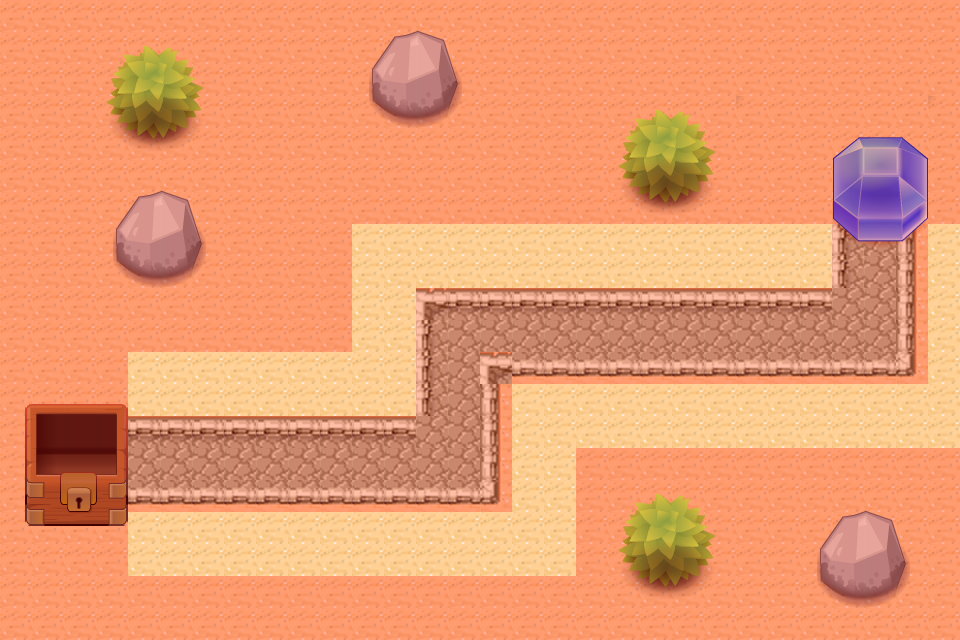

Below is a game level as drawn by its tile map, then a one-line description and the .tmx that defines it (tile-layer data replaced by summaries):
An orthogonal 30x20 tile map with 32x32 px tiles, 4 tile layers (background, firstLayer, secondLayer, collidable), 3 tilesets and 2 objects (monster, princess).

<map version="1.0" orientation="orthogonal" renderorder="right-down" width="30" height="20" tilewidth="32" tileheight="32">
 <tileset firstgid="1" name="background" tilewidth="32" tileheight="32">
  <image source="desert.png" width="960" height="640" />
 </tileset>
 <tileset firstgid="601" name="level_1" tilewidth="32" tileheight="32">
  <image source="levelResource.png" width="1280" height="640" />
 </tileset>
 <tileset firstgid="1401" name="collidablesTileSet" tilewidth="32" tileheight="32">
  <image source="collidablesTileSet.png" width="192" height="64" />
  <tile id="0">
   <properties>
    <property name="collidable" value="true" />
   </properties>
  </tile>
 </tileset>
 <layer name="background" width="30" height="20">
  <data>[600 cells, 569 non-empty, 569 distinct tile ids]</data>
 </layer>
 <layer name="firstLayer" width="30" height="20">
  <data>[600 cells, 220 non-empty, 66 distinct tile ids]</data>
 </layer>
 <objectgroup name="monsterObject">
  <object name="monster" x="84" y="451" />
 </objectgroup>
 <objectgroup name="princessObject">
  <object name="princess" x="879" y="145" />
 </objectgroup>
 <layer name="secondLayer" width="30" height="20">
  <data>[600 cells, 8 non-empty, 7 distinct tile ids]</data>
 </layer>
 <layer name="collidable" width="30" height="20">
  <data>[600 cells, 483 non-empty, 2 distinct tile ids]</data>
 </layer>
</map>
